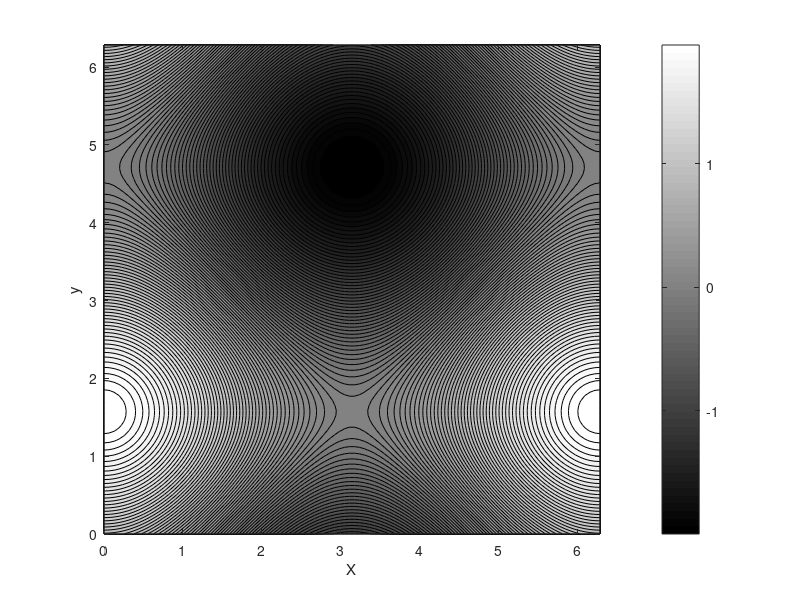

This chart was generated by the following MATLAB code:
x = linspace(0, 2*pi, 100);
y = linspace(0, 2*pi, 100);

[X, Y] = meshgrid(x, y);

Z = cos(X) + sin(Y);

%% pcolor(X, Y, Z)
pcolor(X, Y, Z)
xlabel('X')
ylabel('y')
zlabel('z')

colorbar;
shading interp;

%% mesh
mesh(X, Y, Z)
xlabel('X')
ylabel('y')
zlabel('z')

colorbar;

%% contourf
contourf(X, Y, Z, 100)
xlabel('X')
ylabel('y')
zlabel('z')

colorbar;

colormap("gray");